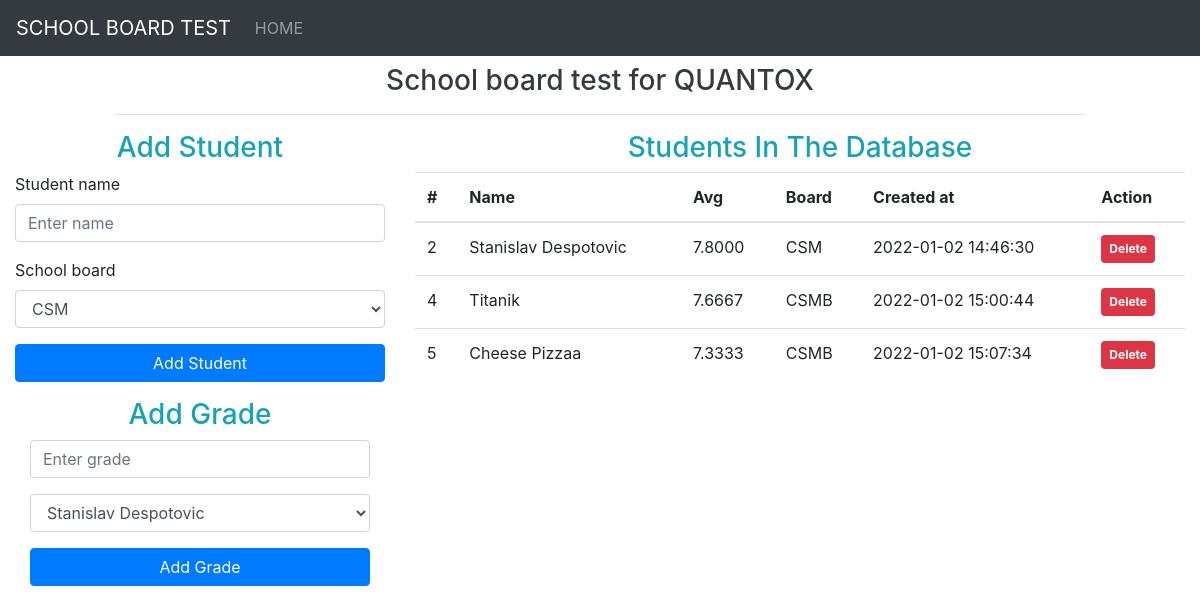
Screenshot of /src/public/index.php with the database file from the repository.
### tables this page shows
CREATE TABLE `student` (
  `id` int(11) NOT NULL,
  `name` varchar(255) NOT NULL,
  `school_board` smallint(6) NOT NULL,
  `created_at` datetime NOT NULL DEFAULT current_timestamp()
);

CREATE TABLE `school_boards` (
  `id` int(11) NOT NULL,
  `name` varchar(250) NOT NULL,
  `created_at` datetime NOT NULL DEFAULT current_timestamp()
);

### src/class/SchoolBoard.php (called while the page is built, shortened)
<?php class SchoolBoard
{
    private $conn;
    private $db_table = "school_boards";
    public $id;
    public function __construct($db)
    {
        $this->conn = $db;
    }
    public function getAll()
    {
        $sqlQuery = "SELECT id, name,  created_at FROM " . $this->db_table . "";
        $stmt = $this->conn->prepare($sqlQuery);
        $stmt->execute();
        return $stmt;
    }
    public function get()
    {
        $sqlQuery = "SELECT
                id,
                name,
                created_at
              FROM
                " . $this->db_table . "
            WHERE
               id = ?
            LIMIT 0,1";
        $stmt = $this->conn->prepare($sqlQuery);
        $stmt->bindParam(1, $this->id);
        $stmt->execute();
        $dataRow = $stmt->fetch(PDO::FETCH_ASSOC);
        if ($dataRow) {
            $this->name = $dataRow['name'];
        }
    }
}

### src/class/Student.php (called while the page is built, shortened)
<?php class Student{
private $conn;
private $db_table = "student";
public function __construct($db){
    $this->conn = $db;
}
public function getStudents(){
    $sqlQuery = "SELECT id, name, school_board,   created_at FROM " . $this->db_table . "";
    $stmt = $this->conn->prepare($sqlQuery);
    $stmt->execute();
    return $stmt;
}
}
?>

### src/class/Grade.php (called while the page is built, shortened)
<?php class Grade
{
    private $conn;
    private $db_table = "student_grades";
    public function __construct($db)
    {
        $this->conn = $db;
    }
    public function getAverageGradesForStudent($id)
    {
        $sqlQuery =  $this->conn->prepare("SELECT AVG(grade) FROM " . $this->db_table ." where student_id=".$id);
        try{
            $sqlQuery->execute();
        }catch(PDOException $e){
            die($e->getMessage());
        }
        return $sqlQuery->fetchColumn();
    }
}

### src/public/index.php (the view, shortened to what this page needs)
<?php
include_once '../class/Student.php';
include_once '../class/SchoolBoard.php';
include_once '../class/Grade.php';
$database = new Database();
$db = $database->getConnection();
$items = new Student($db);
$sboard = new SchoolBoard($db);
$allSboards = $sboard->getAll();
$stmt = $items->getStudents();
?>
<!DOCTYPE html>
<html lang="en">
<head>
  <link rel="stylesheet" href="https://maxcdn.bootstrapcdn.com/bootstrap/4.1.3/css/bootstrap.min.css">
  <link rel="stylesheet" type="text/css" href="https://cdn.datatables.net/v/bs4/dt-1.10.18/datatables.min.css" />
</head>
<body>
  <nav class="navbar navbar-expand-md bg-dark navbar-dark">
    <a class="navbar-brand" href="#">SCHOOL BOARD TEST</a>
    <div class="collapse navbar-collapse" id="collapsibleNavbar">
      <ul class="navbar-nav">
        <li class="nav-item">
          <a class="nav-link" href="/">HOME</a>
        </li>
      </ul>
    </div>
  </nav>
  <div class="container-fluid">
    <div class="row justify-content-center">
      <div class="col-md-10">
        <h3 class="text-center text-dark mt-2">School board test for QUANTOX</h3>
        <hr>
      </div>
    </div>
    <div class="row">
      <div class="col-md-4">
        <div class="row">
          <div class="col-md-12">
            <h3 class="text-center text-info">Add Student</h3>
            <form action="" method="post" enctype="multipart/form-data">
              <div class="form-group">
                <label for="name">Student name</label>
                <input type="text" name="name" value="" class="form-control" placeholder="Enter name" required>
              </div>
              <div class="form-group">
                <label for="name">School board</label>
                <select name="s_board" class="form-control" required>
                  <?php
                  while ($row = $allSboards->fetch(PDO::FETCH_ASSOC)) {
                    extract($row); ?>
                    <option value="<?= $id; ?>"><?= $name; ?></option>
                  <?php } ?>
                </select>
              </div>
              <div class="form-group">
                <input type="submit" name="add_student" class="btn btn-primary btn-block" value="Add Student">
              </div>
            </form>
          </div>
        </div>
        <div class="col-md-12">
          <h3 class="text-center text-info">Add Grade</h3>
          <form action="" method="post" enctype="multipart/form-data">
            <div class="form-group">
              <input type="number" name="grade" value="" class="form-control" placeholder="Enter grade" required>
            </div>
            <div class="form-group">
              <select name="student_id" class="form-control" required>
                <?php
                while ($row = $stmt->fetch(PDO::FETCH_ASSOC)) {
                  extract($row);
                ?>
                  <option value="<?= $id; ?>"><?= $name; ?></option>
                <?php
                }
                ?>
              </select>
            </div>
            <div class="form-group">
              <input type="submit" name="add_grade" class="btn btn-primary btn-block" value="Add Grade">
            </div>
          </form>
        </div>
      </div>
      <div class="col-md-8">
        <h3 class="text-center text-info">Students In The Database</h3>
        <table class="table table-hover" id="data-table">
          <thead>
            <tr>
              <th>#</th>
              <th>Name</th>
              <th>Avg</th>
              <th>Board</th>
              <th>Created at</th>
              <th>Action</th>
            </tr>
          </thead>
          <tbody>
            <?php
            $stmt = $items->getStudents();
            while ($row = $stmt->fetch(PDO::FETCH_ASSOC)) {
              extract($row);
              $sboard->id = $school_board;
              $sboard->get();
              $gradeTmp = new Grade($db);
            ?>
              <tr>
                <td><?= $id; ?> </td>
                <td> <?= $name; ?></td>
                <td> <?= $gradeTmp->getAverageGradesForStudent($id); ?></td>
                <td><?= $sboard->name; ?> </td>
                <td> <?= $created_at; ?></td>
                <td>
                  <a href="api/student.php?delete=<?= $id; ?>" class="badge badge-danger p-2" onclick="return confirm('Do you want delete this record?');">Delete</a>
                </td>
              </tr>
            <?php } ?>
          </tbody>
        </table>
      </div>
    </div>
  </div>
</body>
</html>

### rows the page displays
student: id "2", name "Stanislav Despotovic", AverageGradesForStudent "7.8000", school_boards.name "CSM", created_at "2022-01-02 14:46:30"
student: id "4", name "Titanik", AverageGradesForStudent "7.6667", school_boards.name "CSMB", created_at "2022-01-02 15:00:44"
student: id "5", name "Cheese Pizzaa", AverageGradesForStudent "7.3333", school_boards.name "CSMB", created_at "2022-01-02 15:07:34"

### other values shown
form field s_board "CSM"
form field student_id "Stanislav Despotovic"
